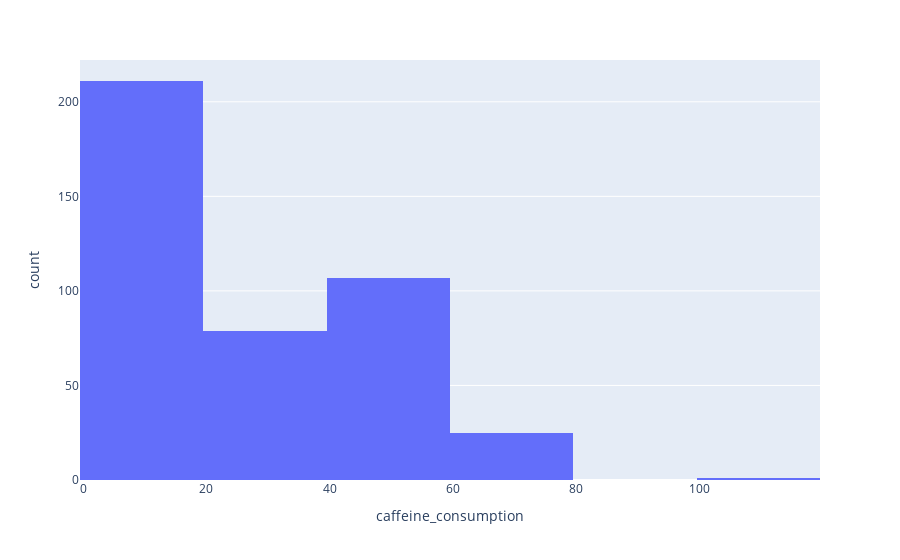

Notebook code cell kept with this figure:
### Code cell
px.histogram(df1, 'caffeine_consumption')

### Figure 1 — Plotly figure (JSON) as saved in the notebook; plotly's stock layout.template omitted (floating-point values rounded to 4 significant figures; data arrays with more than 128 entries replaced by an {"elided": "..."} marker saying what was removed)
{"data": [{"alignmentgroup": "True", "bingroup": "x", "hovertemplate": "caffeine_consumption=%{x}<br>count=%{y}<extra></extra>", "legendgroup": "", "marker": {"color": "#636efa", "pattern": {"shape": ""}}, "name": "", "offsetgroup": "", "orientation": "v", "showlegend": false, "type": "histogram", "x": {"elided": "452 int values"}, "xaxis": "x", "yaxis": "y"}], "layout": {"barmode": "relative", "legend": {"tracegroupgap": 0}, "margin": {"t": 60}, "xaxis": {"anchor": "y", "domain": [0, 1], "title": {"text": "caffeine_consumption"}}, "yaxis": {"anchor": "x", "domain": [0, 1], "title": {"text": "count"}}}}
